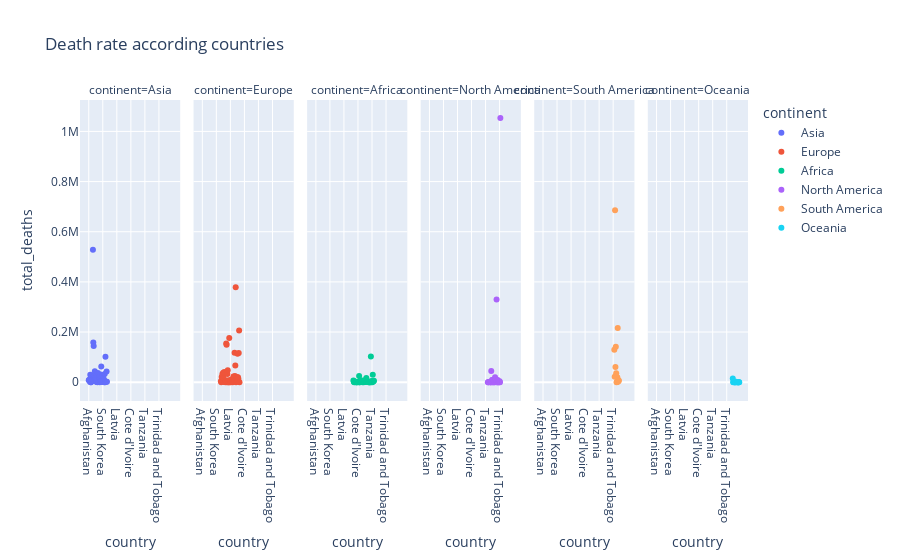

This figure's notebook cell:
### Code cell
fig=px.scatter(df_new, x= 'country',y= 'total_deaths',color='continent',facet_col='continent',title='Death rate according countries')
fig.show()

### Figure 1 — Plotly figure (JSON) as saved in the notebook; plotly's stock layout.template omitted (floating-point values rounded to 4 significant figures)
{"data": [{"hovertemplate": "continent=Asia<br>country=%{x}<br>total_deaths=%{y}<extra></extra>", "legendgroup": "Asia", "marker": {"color": "#636efa", "symbol": "circle"}, "mode": "markers", "name": "Asia", "orientation": "v", "showlegend": true, "type": "scatter", "x": ["Afghanistan", "Armenia", "Azerbaijan", "Bahrain", "Bangladesh", "Bhutan", "Brunei", "Cambodia", "China", "Georgia", "Hong Kong", "India", "Indonesia", "Iran", "Iraq", "Israel", "Japan", "Jordan", "Kazakhstan", "Kuwait", "Kyrgyzstan", "Laos", "Lebanon", "Macao", "Malaysia", "Maldives", "Mongolia", "Myanmar", "Nepal", "North Korea", "Oman", "Pakistan", "Palestine", "Philippines", "Qatar", "Saudi Arabia", "Singapore", "South Korea", "Sri Lanka", "Syria", "Taiwan", "Tajikistan", "Thailand", "Timor", "Turkey", "United Arab Emirates", "Uzbekistan", "Vietnam", "Yemen"], "xaxis": "x", "y": [7795, 8669, 9886, 1520, 29339, 21, 225, 3056, 5226, 16900, 9891, 528355, 157892, 144301, 25348, 11681, 43765, 14116, 19048, 2563, 2991, 757, 10657, 6, 36312, 308, 2130, 19446, 12016, 6, 4628, 30607, 5707, 62549, 682, 9331, 1607, 27867, 16747, 3163, 10548, 125, 32640, 138, 101068, 2342, 1637, 43139, 2155], "yaxis": "y"}, {"hovertemplate": "continent=Europe<br>country=%{x}<br>total_deaths=%{y}<extra></extra>", "legendgroup": "Europe", "marker": {"color": "#EF553B", "symbol": "circle"}, "mode": "markers", "name": "Europe", "orientation": "v", "showlegend": true, "type": "scatter", "x": ["Albania", "Andorra", "Austria", "Belarus", "Belgium", "Bosnia and Herzegovina", "Bulgaria", "Croatia", "Cyprus", "Czechia", "Denmark", "Estonia", "Faeroe Islands", "Finland", "France", "Germany", "Gibraltar", "Greece", "Hungary", "Iceland", "Ireland", "Isle of Man", "Italy", "Jersey", "Kosovo", "Latvia", "Liechtenstein", "Lithuania", "Luxembourg", "Malta", "Moldova", "Monaco", "Montenegro", "Netherlands", "North Macedonia", "Norway", "Poland", "Portugal", "Romania", "Russia", "San Marino", "Serbia", "Slovakia", "Slovenia", "Spain", "Sweden", "Switzerland", "Ukraine", "United Kingdom", "Vatican"], "xaxis": "x2", "y": [3586, 155, 20677, 7118, 32625, 16108, 37676, 16840, 1178, 40956, 6993, 2661, 28, 5858, 154741, 148933, 108, 32894, 47409, 213, 7901, 116, 176578, 0, 3199, 5969, 86, 9304, 1126, 804, 11808, 63, 2779, 22713, 9521, 4038, 117351, 24951, 66919, 378234, 118, 16882, 20436, 6803, 113725, 20100, 13992, 116766, 206150, 0], "yaxis": "y2"}, {"hovertemplate": "continent=Africa<br>country=%{x}<br>total_deaths=%{y}<extra></extra>", "legendgroup": "Africa", "marker": {"color": "#00cc96", "symbol": "circle"}, "mode": "markers", "name": "Africa", "orientation": "v", "showlegend": true, "type": "scatter", "x": ["Algeria", "Angola", "Benin", "Botswana", "Burkina Faso", "Burundi", "Cameroon", "Cape Verde", "Central African Republic", "Chad", "Comoros", "Congo", "Cote d'Ivoire", "Democratic Republic of Congo", "Djibouti", "Egypt", "Equatorial Guinea", "Eritrea", "Eswatini", "Ethiopia", "Gabon", "Gambia", "Ghana", "Guinea", "Guinea-Bissau", "Kenya", "Lesotho", "Liberia", "Libya", "Madagascar", "Malawi", "Mali", "Mauritania", "Mauritius", "Morocco", "Mozambique", "Namibia", "Niger", "Nigeria", "Rwanda", "Saint Helena", "Sao Tome and Principe", "Senegal", "Seychelles", "Sierra Leone", "Somalia", "South Africa", "South Sudan", "Sudan", "Tanzania", "Togo", "Tunisia", "Uganda", "Zambia", "Zimbabwe"], "xaxis": "x3", "y": [6879, 1917, 163, 2787, 387, 38, 1935, 410, 113, 193, 161, 386, 822, 1422, 189, 24796, 183, 103, 1422, 7572, 306, 372, 1459, 449, 175, 5675, 706, 294, 6437, 1410, 2680, 740, 994, 1024, 16277, 2222, 4077, 312, 3155, 1466, 0, 76, 1968, 169, 126, 1361, 102146, 138, 4961, 845, 284, 29243, 3628, 4017, 5598], "yaxis": "y3"}, {"hovertemplate": "continent=North America<br>country=%{x}<br>total_deaths=%{y}<extra></extra>", "legendgroup": "North America", "marker": {"color": "#ab63fa", "symbol": "circle"}, "mode": "markers", "name": "North America", "orientation": "v", "showlegend": true, "type": "scatter", "x": ["Anguilla", "Antigua and Barbuda", "Aruba", "Bahamas", "Barbados", "Belize", "Bermuda", "Bonaire Sint Eustatius and Saba", "British Virgin Islands", "Canada", "Cayman Islands", "Costa Rica", "Cuba", "Curacao", "Dominica", "Dominican Republic", "El Salvador", "Greenland", "Grenada", "Guatemala", "Haiti", "Honduras", "Jamaica", "Mexico", "Montserrat", "Nicaragua", "Panama", "Saint Kitts and Nevis", "Saint Lucia", "Saint Pierre and Miquelon", "Saint Vincent and the Grenadines", "Trinidad and Tobago", "Turks and Caicos Islands", "United States"], "xaxis": "x4", "y": [12, 145, 228, 833, 559, 680, 148, 38, 64, 45011, 31, 8913, 8530, 287, 68, 4384, 4228, 21, 236, 19714, 857, 10992, 3294, 329895, 8, 244, 8487, 46, 393, 1, 116, 4191, 36, 1053419], "yaxis": "y4"}, {"hovertemplate": "continent=South America<br>country=%{x}<br>total_deaths=%{y}<extra></extra>", "legendgroup": "South America", "marker": {"color": "#FFA15A", "symbol": "circle"}, "mode": "markers", "name": "South America", "orientation": "v", "showlegend": true, "type": "scatter", "x": ["Argentina", "Bolivia", "Brazil", "Chile", "Colombia", "Ecuador", "Falkland Islands", "Guyana", "Paraguay", "Peru", "Suriname", "Uruguay", "Venezuela"], "xaxis": "x5", "y": [129855, 22228, 685203, 60822, 141746, 35885, 0, 1281, 19564, 216309, 1384, 7462, 5811], "yaxis": "y5"}, {"hovertemplate": "continent=Oceania<br>country=%{x}<br>total_deaths=%{y}<extra></extra>", "legendgroup": "Oceania", "marker": {"color": "#19d3f3", "symbol": "circle"}, "mode": "markers", "name": "Oceania", "orientation": "v", "showlegend": true, "type": "scatter", "x": ["Australia", "Cook Islands", "Fiji", "French Polynesia", "Kiribati", "Marshall Islands", "Micronesia (country)", "Nauru", "New Caledonia", "New Zealand", "Palau", "Papua New Guinea", "Samoa", "Solomon Islands", "Tonga", "Tuvalu", "Vanuatu", "Wallis and Futuna"], "xaxis": "x6", "y": [14763, 1, 878, 649, 13, 17, 30, 1, 314, 1962, 6, 664, 29, 153, 12, 0, 14, 7], "yaxis": "y6"}], "layout": {"annotations": [{"font": {}, "showarrow": false, "text": "continent=Asia", "x": 0.075, "xanchor": "center", "xref": "paper", "y": 1, "yanchor": "bottom", "yref": "paper"}, {"font": {}, "showarrow": false, "text": "continent=Europe", "x": 0.245, "xanchor": "center", "xref": "paper", "y": 1, "yanchor": "bottom", "yref": "paper"}, {"font": {}, "showarrow": false, "text": "continent=Africa", "x": 0.415, "xanchor": "center", "xref": "paper", "y": 1, "yanchor": "bottom", "yref": "paper"}, {"font": {}, "showarrow": false, "text": "continent=North America", "x": 0.585, "xanchor": "center", "xref": "paper", "y": 1, "yanchor": "bottom", "yref": "paper"}, {"font": {}, "showarrow": false, "text": "continent=South America", "x": 0.755, "xanchor": "center", "xref": "paper", "y": 1, "yanchor": "bottom", "yref": "paper"}, {"font": {}, "showarrow": false, "text": "continent=Oceania", "x": 0.925, "xanchor": "center", "xref": "paper", "y": 1, "yanchor": "bottom", "yref": "paper"}], "legend": {"title": {"text": "continent"}, "tracegroupgap": 0}, "title": {"text": "Death rate according countries"}, "xaxis": {"anchor": "y", "domain": [0, 0.15], "title": {"text": "country"}}, "xaxis2": {"anchor": "y2", "domain": [0.17, 0.32], "matches": "x", "title": {"text": "country"}}, "xaxis3": {"anchor": "y3", "domain": [0.34, 0.49], "matches": "x", "title": {"text": "country"}}, "xaxis4": {"anchor": "y4", "domain": [0.51, 0.66], "matches": "x", "title": {"text": "country"}}, "xaxis5": {"anchor": "y5", "domain": [0.68, 0.83], "matches": "x", "title": {"text": "country"}}, "xaxis6": {"anchor": "y6", "domain": [0.85, 1], "matches": "x", "title": {"text": "country"}}, "yaxis": {"anchor": "x", "domain": [0, 1], "title": {"text": "total_deaths"}}, "yaxis2": {"anchor": "x2", "domain": [0, 1], "matches": "y", "showticklabels": false}, "yaxis3": {"anchor": "x3", "domain": [0, 1], "matches": "y", "showticklabels": false}, "yaxis4": {"anchor": "x4", "domain": [0, 1], "matches": "y", "showticklabels": false}, "yaxis5": {"anchor": "x5", "domain": [0, 1], "matches": "y", "showticklabels": false}, "yaxis6": {"anchor": "x6", "domain": [0, 1], "matches": "y", "showticklabels": false}}}
